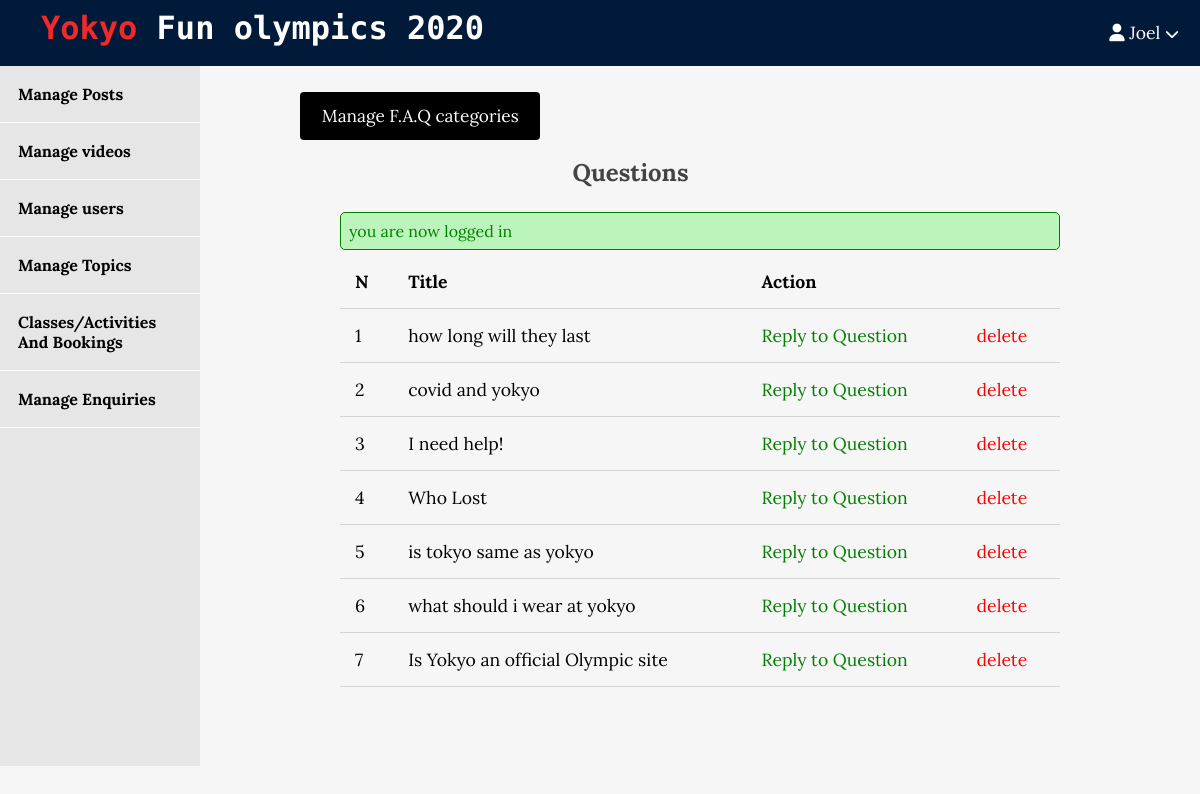
Screenshot of /admin/F.A.Q/index.php (signed in) with the database file from the repository.
### tables this page shows
CREATE TABLE `questions` (
  `id` int(11) NOT NULL,
  `user_id` int(11) NOT NULL,
  `frequent_id` int(11) NOT NULL,
  `title` varchar(255) NOT NULL,
  `body` text NOT NULL,
  `published` tinyint(4) NOT NULL DEFAULT 1,
  `reply` text DEFAULT NULL,
  `created_at` datetime NOT NULL DEFAULT current_timestamp()
);

### app/database/db.php (called while the page is built, shortened)
<?php
 require('connect.php');
function selectAll($table, $conditions = [])
{
 global $conn;
    $sql = "SELECT * FROM $table ";
    if (empty($conditions)){
    $stmt = $conn -> prepare($sql);
    $stmt->execute();
    $records = $stmt->get_result()->fetch_all(MYSQLI_ASSOC);
   return $records;
    }
}

### app/controllers/questions.php (called while the page is built, shortened)
<?php
include(ROOT_PATH . "/app/database/db.php");
$table = 'questions';
$questions = selectAll($table);

### admin/F.A.Q/index.php (the view, shortened to what this page needs)
<?php include(ROOT_PATH . "/app/controllers/questions.php");
?>
<!DOCTYPE html>
<html lang="en">
<head>
<link rel="stylesheet" href="../../assets/css/style.css">
   <link rel="stylesheet" href="../../assets/css/admin.css">
</head>
<body>
<?php include(ROOT_PATH . "/app/includes/adminHeader.php"); ?>
    <div class="admin-wrapper">
<?php include(ROOT_PATH . "/app/includes/adminSidebar.php"); ?>
<div class="admin-content">
<a href="categories.php" class="btn btn-big">Manage F.A.Q categories</a>
    <div class="content">
        <h2 class="page-title"><b> Questions</b></h2>
        <?php include(ROOT_PATH . "/app/includes/messages.php"); ?>
          <table>
            <th>N</th>
            <th>Title</th>
            <th colspan="3">Action </th>
            </head>
            <tbody>
<?php foreach ($questions as $key => $question): ?>
                <tr>
                    <td><?php echo $key + 1; ?></td>
                    <td> <?php echo $question['title']?></td>
                    <td><a href="reply.php?id=<?php echo $question['id']; ?>" class="edit">Reply to Question</a></td>
                    <td><a href="reply.php?delete_id=<?php echo $question['id']; ?>" class="delete">delete</a></td>
                </tr>
<?php endforeach; ?>
            </tbody>
        </table>
    </div>
</div>
</div>
</html>

### assets/css/style.css (style rules this page uses)
* { box-sizing: border-box }
body { padding: 0px; margin: 0px; background:#f6f6f6; font-family: 'lora', serif; }
h1, h2, h3, h4, h5, h6 { font-family:'lora', serif; color: #444; margin: 5px; }
a { text-decoration: none; color: inherit; }
.btn { padding: .5rem 1rem; background:black; color: white; border: 1px solid transparent; border-radius: .25rem; font-size: 1.08em; font-family:'lora', serif; }
.btn-big { padding: .7em 1.3rem; line-height: 1.3rem; }
.content { width: 90%; margin: 30px auto 30px; }

### assets/css/admin.css (style rules this page uses)
.admin-wrapper { display: flex; height: 700px; }
.admin-wrapper .admin-content { flex: 8; height: 100%; background: rgba(254, 255, 255, 0); padding: 40px 100px 100px; overflow-y: scroll; }
.admin-content .page-title { text-align: center; margin-right: 20%; margin-bottom: 1.5rem; }
table { width:100%; border-collapse: collapse; font-size: 1.1rem; }
th, td { padding: 15px; text-align: left; border-bottom: 1px solid #d3d3d3; }
.edit { color: green; }
.delete { color: red; }

### rows the page displays
questions: title "how long will they last"
questions: title "covid and yokyo"
questions: title "I need help!"
questions: title "Who Lost"
questions: title "is tokyo same as yokyo"
questions: title "what should i wear at yokyo"
questions: title "Is Yokyo an official Olympic site"

### other values shown
$_SESSION['username'] "Joel"
$_SESSION['message'] "you are now logged in"
